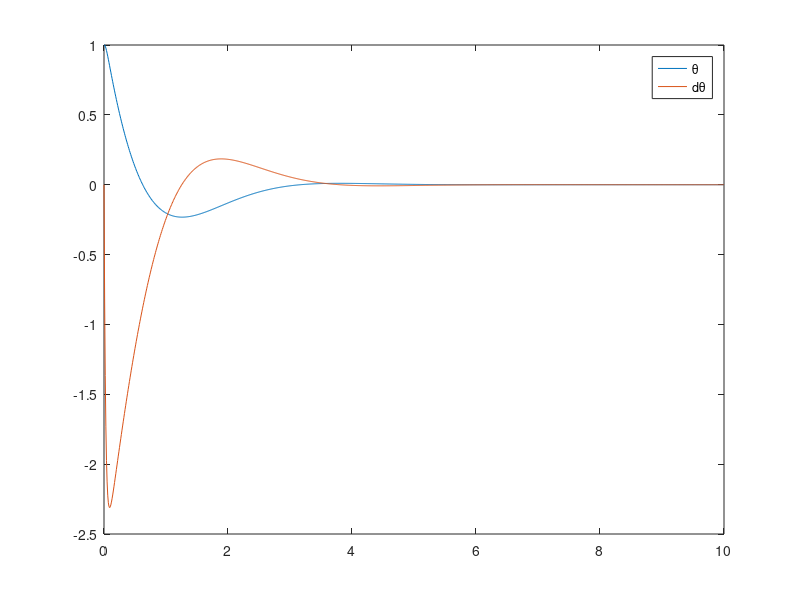
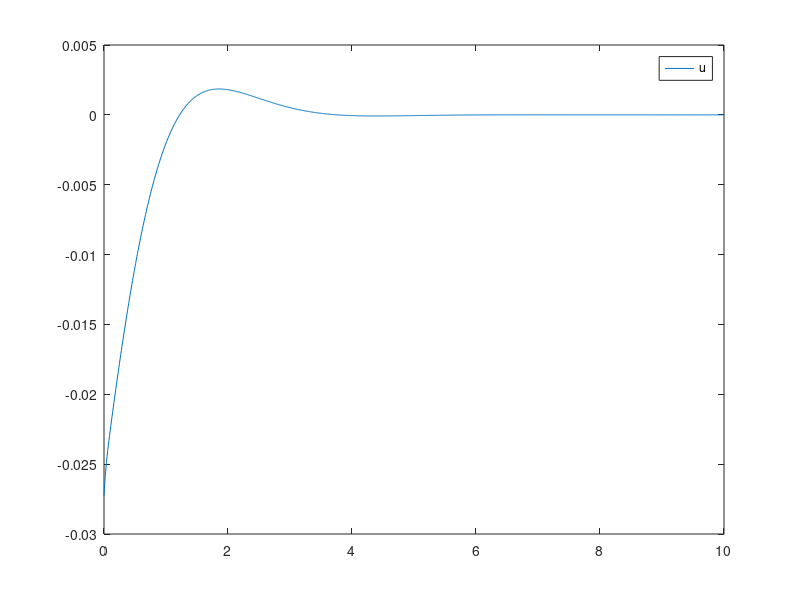

These charts were generated, in order, by the following MATLAB code:
clear

% 状態空間表現
m = 0.1;
d = 0.01;
L = 0.1;
I = (1/3)*m*L^2;

A = [0 1; 0 -d/I];
B = [0; 1/I];
C = [1 0];
D = 0;


% 拡大系
Ab = [A zeros(2, 1); -C 0];
Bb = [B; 0];

% 可制御性
Uc = [Bb Ab*Bb Ab^2*Bb];
if det(Uc) ~= 0
    disp('可制御である')
else
    disp('可制御でない')
end


% ゲインを求める
% p = [-5 -1+1i -1-1i];
% Gain = place(Ab, Bb, p);

Q = [0.1 0 0; 0 0.1 0; 0 0 10];
R = 10000;
Gain = lqr(Ab, Bb, Q, R);

f = [Gain(1) Gain(2)]; %状態フィードバックゲイン
k = -Gain(3);  % サーボ系のゲイン

% シミュレーション
dt = 0.01;
t = 0 : dt : 10;
z = 0; % 偏差の積分
r = 0; % 目標値
v = [0; 0]; % 外乱
x0 = [1; 0]; % 初期値
u = 0; % 入力の初期値

x1 = [];
x2 = [];
u1 = [];
x = x0;
for n = t
    dxb = Ab * [x; z] + Bb * u + [v; r];
    x = x + dxb(1:2, 1) * dt;
    z = z + dxb(3) * dt;
    u = -f*x + k*z;
    
    x1 = [x1 x(1)];
    x2 = [x2 x(2)];
    u1 = [u1 u];

end

figure(1);
plot(t, x1, t, x2)
legend('θ', 'dθ')

figure(2)
plot(t, u1)
legend('u')
